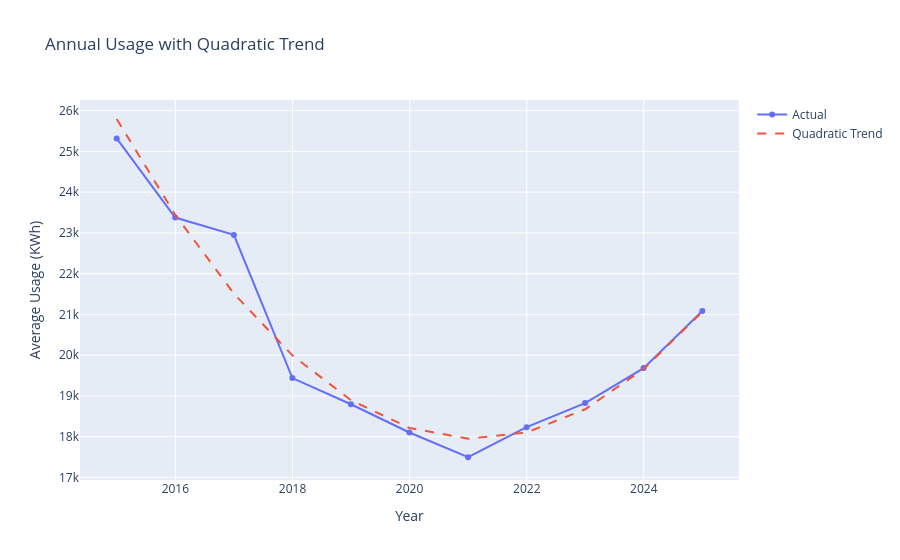

The code cell stored with this chart in its notebook:
### Code cell
# Fit a quadratic trend to annual average usage: y = a*year^2 + b*year + c
years = myData_yearly_avg.index.year.astype(float).to_numpy()
annual_usage = myData_yearly_avg["KWH11"].to_numpy()

coeffs = np.polyfit(years, annual_usage, 2)
myData_yearly_avg["KWH11_QuadraticTrend"] = np.polyval(coeffs, years)

print(f"Quadratic fit: y = {coeffs[0]:.6f}*year^2 + {coeffs[1]:.2f}*year + {coeffs[2]:.2f}")

# Optional: quick visualization
fig_yearly_trend = go.Figure()
fig_yearly_trend.add_trace(go.Scatter(
    x=myData_yearly_avg.index, y=myData_yearly_avg["KWH11"],
    mode="lines+markers", name="Actual"
))
fig_yearly_trend.add_trace(go.Scatter(
    x=myData_yearly_avg.index, y=myData_yearly_avg["KWH11_QuadraticTrend"],
    mode="lines", name="Quadratic Trend", line=dict(dash="dash")
))
fig_yearly_trend.update_layout(
    title="Annual Usage with Quadratic Trend",
    xaxis_title="Year",
    yaxis_title="Average Usage (KWh)",
    hovermode="x unified"
)
fig_yearly_trend.show()

### Figure 1 — Plotly figure (JSON) as saved in the notebook; plotly's stock layout.template omitted (floating-point values rounded to 4 significant figures)
{"data": [{"mode": "lines+markers", "name": "Actual", "type": "scatter", "x": ["2014-12-31T00:00:00.000000", "2015-12-31T00:00:00.000000", "2016-12-31T00:00:00.000000", "2017-12-31T00:00:00.000000", "2018-12-31T00:00:00.000000", "2019-12-31T00:00:00.000000", "2020-12-31T00:00:00.000000", "2021-12-31T00:00:00.000000", "2022-12-31T00:00:00.000000", "2023-12-31T00:00:00.000000", "2024-12-31T00:00:00.000000"], "y": [25320.0, 23380.0, 22950.0, 19440.0, 18790.0, 18100.0, 17490.0, 18230.0, 18820.0, 19680.0, 21080.0]}, {"line": {"dash": "dash"}, "mode": "lines", "name": "Quadratic Trend", "type": "scatter", "x": ["2014-12-31T00:00:00.000000", "2015-12-31T00:00:00.000000", "2016-12-31T00:00:00.000000", "2017-12-31T00:00:00.000000", "2018-12-31T00:00:00.000000", "2019-12-31T00:00:00.000000", "2020-12-31T00:00:00.000000", "2021-12-31T00:00:00.000000", "2022-12-31T00:00:00.000000", "2023-12-31T00:00:00.000000", "2024-12-31T00:00:00.000000"], "y": [25800.0, 23440.0, 21510.0, 19990.0, 18890.0, 18210.0, 17950.0, 18100.0, 18670.0, 19660.0, 21060.0]}], "layout": {"hovermode": "x unified", "title": {"text": "Annual Usage with Quadratic Trend"}, "xaxis": {"title": {"text": "Year"}}, "yaxis": {"title": {"text": "Average Usage (KWh)"}}}}
